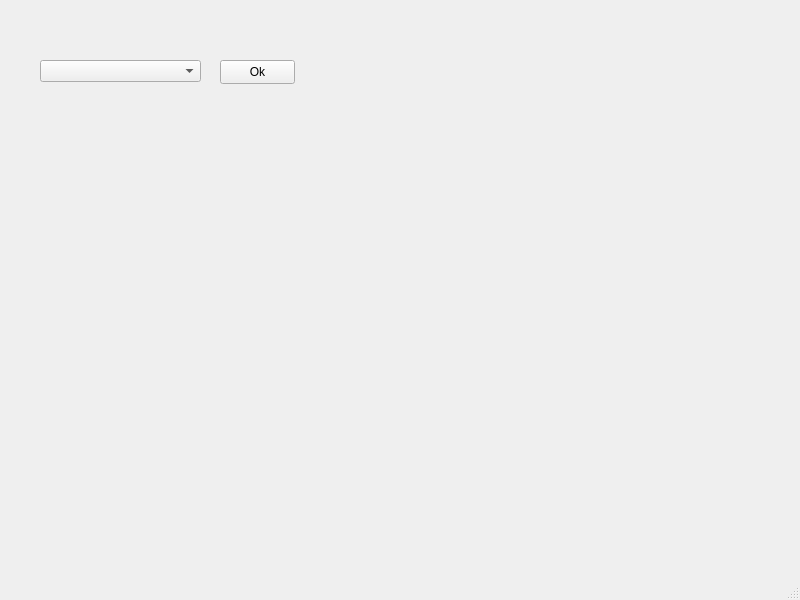
<?xml version="1.0" encoding="UTF-8"?>
<ui version="4.0">
 <class>MainWindow</class>
 <widget class="QMainWindow" name="MainWindow">
  <property name="geometry">
   <rect>
    <x>0</x>
    <y>0</y>
    <width>800</width>
    <height>600</height>
   </rect>
  </property>
  <property name="windowTitle">
   <string>MainWindow</string>
  </property>
  <widget class="QWidget" name="centralwidget">
   <widget class="QComboBox" name="comboBox">
    <property name="geometry">
     <rect>
      <x>40</x>
      <y>60</y>
      <width>161</width>
      <height>22</height>
     </rect>
    </property>
   </widget>
   <widget class="QPushButton" name="pushButton">
    <property name="geometry">
     <rect>
      <x>220</x>
      <y>60</y>
      <width>75</width>
      <height>24</height>
     </rect>
    </property>
    <property name="text">
     <string>Ok</string>
    </property>
   </widget>
  </widget>
  <widget class="QMenuBar" name="menubar">
   <property name="geometry">
    <rect>
     <x>0</x>
     <y>0</y>
     <width>800</width>
     <height>22</height>
    </rect>
   </property>
  </widget>
  <widget class="QStatusBar" name="statusbar"/>
 </widget>
 <resources/>
 <connections/>
</ui>
